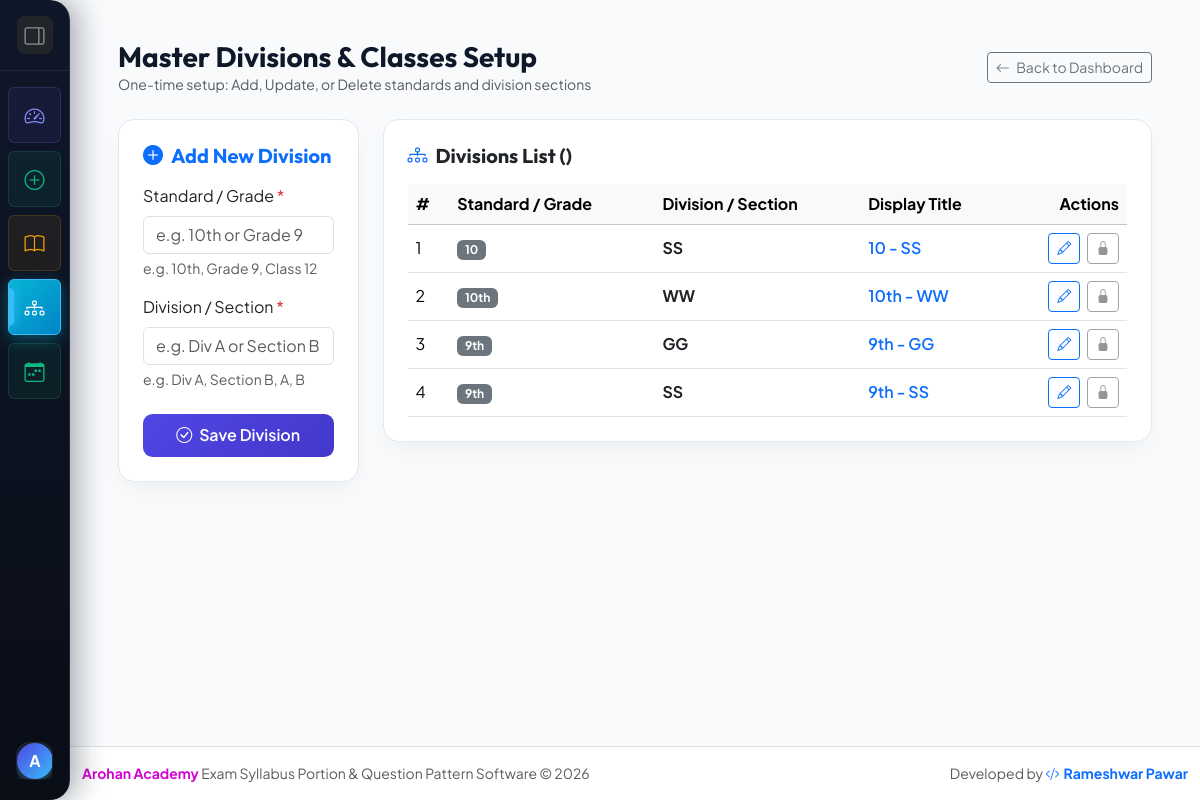
The app's page /divisions/ (signed in) with its own data.
### core/models.py (models this page shows)
class Division(models.Model):
    standard = models.CharField(max_length=50, help_text="e.g. 10th, Grade 9, Class 12")
    division_name = models.CharField(max_length=50, help_text="e.g. Div A, Section B, A, B")
    created_at = models.DateTimeField(auto_now_add=True)
    class Meta:
        ordering = ['standard', 'division_name']
        unique_together = ('standard', 'division_name')
    def __str__(self):
        return f"{self.standard} - {self.division_name}"

### core/views.py (the view)
# urls.py: path('divisions/', views.manage_divisions, name='manage_divisions'),
@login_required
def manage_divisions(request):
    from .models import Division, PortionSubmission
    from .forms import DivisionForm
    from django.db import models
    edit_div_id = request.GET.get('edit')
    edit_instance = get_object_or_404(Division, id=edit_div_id) if edit_div_id else None
    if request.method == 'POST':
        form = DivisionForm(request.POST, instance=edit_instance)
        if form.is_valid():
            div = form.save()
            messages.success(request, f"Division '{div}' saved successfully!")
            return redirect('manage_divisions')
    else:
        form = DivisionForm(instance=edit_instance)
    divisions = list(Division.objects.all())
    for div in divisions:
        div.linked_count = PortionSubmission.objects.filter(
            models.Q(division_ref=div) | models.Q(class_name__iexact=str(div))
        ).count()
    return render(request, 'core/manage_divisions.html', {
        'divisions': divisions,
        'form': form,
        'edit_instance': edit_instance
    })

### core/forms.py
class DivisionForm(forms.ModelForm):
    class Meta:
        model = Division
        fields = ['standard', 'division_name']
        widgets = {
            'standard': forms.TextInput(attrs={'class': 'form-control', 'placeholder': 'e.g. 10th or Grade 9'}),
            'division_name': forms.TextInput(attrs={'class': 'form-control', 'placeholder': 'e.g. Div A or Section B'}),
        }

### templates/core/manage_divisions.html (shortened to what this page needs)
{% extends 'base.html' %}
{% block content %}
<div class="container-fluid px-lg-4 px-xl-5">
    <div class="d-flex justify-content-between align-items-center mb-4">
        <div>
            <h3 class="fw-bold mb-0">Master Divisions & Classes Setup</h3>
            <p class="text-muted small mb-0">One-time setup: Add, Update, or Delete standards and division sections</p>
        </div>
        <a href="{% url 'principal_dashboard' %}" class="btn btn-outline-secondary btn-sm">
            <i class="bi bi-arrow-left me-1"></i> Back to Dashboard
        </a>
    </div>
    <div class="row g-4">
        <div class="col-lg-4 col-xl-3">
            <div class="card glass-card p-4">
                <h5 class="fw-bold mb-3 text-primary">
                    {% if edit_instance %}
                        <i class="bi bi-pencil-square me-2"></i>Update Division
                    {% else %}
                        <i class="bi bi-plus-circle-fill me-2"></i>Add New Division
                    {% endif %}
                </h5>
                <form method="post">
                    <div class="mb-3">
                        <label class="form-label font-semibold">Standard / Grade <span class="text-danger">*</span></label>
                        {{ form.standard }}
                        <div class="form-text">e.g. 10th, Grade 9, Class 12</div>
                    </div>
                    <div class="mb-4">
                        <label class="form-label font-semibold">Division / Section <span class="text-danger">*</span></label>
                        {{ form.division_name }}
                        <div class="form-text">e.g. Div A, Section B, A, B</div>
                    </div>
                    <div class="d-flex gap-2">
                        <button type="submit" class="btn btn-primary-custom flex-grow-1">
                            <i class="bi bi-check-circle me-1"></i> {% if edit_instance %}Update Division{% else %}Save Division{% endif %}
                        </button>
                    </div>
                </form>
            </div>
        </div>
        <div class="col-lg-8 col-xl-9">
            <div class="card glass-card p-4">
                <h5 class="fw-bold mb-3"><i class="bi bi-diagram-3 text-primary me-2"></i>Divisions List ({{ divisions.count }})</h5>
                <div class="table-responsive">
                    <table class="table table-hover align-middle mb-0">
                        <thead class="table-light">
                            <tr>
                                <th>#</th>
                                <th>Standard / Grade</th>
                                <th>Division / Section</th>
                                <th>Display Title</th>
                                <th class="text-end">Actions</th>
                            </tr>
                        </thead>
                        <tbody>
                            {% for div in divisions %}
                            <tr {% if edit_instance and edit_instance.id == div.id %}class="table-primary"{% endif %}>
                                <td>{{ forloop.counter }}</td>
                                <td><span class="badge bg-secondary">{{ div.standard }}</span></td>
                                <td><strong class="text-dark">{{ div.division_name }}</strong></td>
                                <td><span class="fw-semibold text-primary">{{ div }}</span></td>
                                <td class="text-end">
                                    <a href="?edit={{ div.id }}" class="btn btn-outline-primary btn-sm me-1" title="Edit">
                                        <i class="bi bi-pencil"></i>
                                    </a>
                                    {% if div.linked_count > 0 %}
                                        <button type="button" class="btn btn-outline-secondary btn-sm" disabled title="Cannot delete: {{ div.linked_count }} portion record(s) exist for this division in exams">
                                            <i class="bi bi-lock-fill text-muted"></i>
                                        </button>
                                    {% else %}
                                        <a href="{% url 'delete_division' div.id %}" class="btn btn-outline-danger btn-sm" onclick="return confirm('Are you sure you want to delete this division?');" title="Delete">
                                            <i class="bi bi-trash"></i>
                                        </a>
                                    {% endif %}
                                </td>
                            </tr>
                            {% empty %}
                            <tr>
                                <td colspan="5" class="text-center py-4 text-muted">
                                    No divisions added yet. Add standards & divisions on the left!
                                </td>
                            </tr>
                            {% endfor %}
                        </tbody>
                    </table>
                </div>
            </div>
        </div>
    </div>
</div>
{% endblock %}

### templates/base.html (shortened to what this page needs)
{% load static %}
<!DOCTYPE html>
<html lang="en">
<head>
    <link href="https://cdn.jsdelivr.net/npm/bootstrap@5.3.2/dist/css/bootstrap.min.css" rel="stylesheet">
    <link href="https://cdn.jsdelivr.net/npm/bootstrap-icons@1.11.1/font/bootstrap-icons.css" rel="stylesheet">
    <link href="{% static 'css/style.css' %}" rel="stylesheet">
</head>
<body class="{% if user.is_authenticated %}has-sidebar sidebar-collapsed{% endif %}">
    {% block navbar %}
    {% if user.is_authenticated %}
    <aside class="sidebar-pro collapsed no-print" id="mainSidebar">
        <div class="sidebar-header d-flex align-items-center justify-content-between px-3 py-3">
            <button type="button" class="btn btn-sm btn-dark sidebar-toggle-btn border-0 text-white-50 p-1.5" onclick="toggleSidebar()" title="Toggle Sidebar Navigation">
                <i class="bi bi-layout-sidebar-reverse fs-5" id="sidebarToggleIcon"></i>
            </button>
        </div>
        <div class="sidebar-menu py-3 flex-grow-1">
            <ul class="nav nav-pills flex-column px-2 gap-2">
                <li class="nav-item">
                    <a class="nav-link sidebar-link sidebar-item-dashboard d-flex align-items-center " href="{% url 'principal_dashboard' %}" title="Principal Dashboard">
                        <i class="bi bi-speedometer2 me-3 fs-5 nav-icon"></i>
                    </a>
                </li>
                <li class="nav-item">
                    <a class="nav-link sidebar-link sidebar-item-exam d-flex align-items-center {% if request.resolver_match.url_name == 'create_exam' %}active{% endif %}" href="{% url 'create_exam' %}" title="Create New Exam">
                        <i class="bi bi-plus-circle me-3 fs-5 nav-icon"></i>
                    </a>
                </li>
                <li class="nav-item">
                    <a class="nav-link sidebar-link sidebar-item-subjects d-flex align-items-center " href="{% url 'manage_subjects' %}" title="Manage Master Subjects">
                        <i class="bi bi-book me-3 fs-5 nav-icon"></i>
                    </a>
                </li>
                <li class="nav-item">
                    <a class="nav-link sidebar-link sidebar-item-divisions d-flex align-items-center {% if request.resolver_match.url_name == 'manage_divisions' %}active{% endif %}" href="{% url 'manage_divisions' %}" title="Manage Master Divisions">
                        <i class="bi bi-diagram-3 me-3 fs-5 nav-icon"></i>
                    </a>
                </li>
                <li class="nav-item">
                    <a class="nav-link sidebar-link sidebar-item-exam d-flex align-items-center {% if 'timetable' in request.resolver_match.url_name %}active{% endif %}" href="{% url 'manage_timetables' %}" title="Manage Exam Timetables">
                        <i class="bi bi-calendar-week me-3 fs-5 nav-icon"></i>
                    </a>
                </li>
            </ul>
        </div>
        <div class="sidebar-footer p-2 m-2 border-0">
            <div class="sidebar-user-card p-2.5 d-flex align-items-center justify-content-between">
                <div class="d-flex align-items-center overflow-hidden">
                    <div class="user-avatar text-white rounded-circle d-flex align-items-center justify-content-center me-2 fw-bold" style="width: 36px; height: 36px; min-width: 36px; background: linear-gradient(135deg, #4f46e5 0%, #38bdf8 100%); box-shadow: 0 4px 10px rgba(56, 189, 248, 0.3);">
                        {{ user.username|slice:":1"|upper }}
                    </div>
                </div>
            </div>
        </div>
    </aside>
    {% endif %}
    {% endblock navbar %}
    <main class="flex-grow-1 py-4">
        {% block content %}{% endblock %}
    </main>
    <footer class="bg-white border-top py-3 mt-auto no-print text-center text-muted small">
        <div class="container d-flex flex-column flex-sm-row justify-content-between align-items-center gap-2">
            <div>
                <span><b style="color: #d106d1;">Arohan Academy</b> Exam Syllabus Portion & Question Pattern Software &copy; {% now "Y" %}</span>
            </div>
            <div>
                <span>Developed by <a href="https://prameshwar4378.github.io/My_Portfolio/" target="_blank" rel="noopener noreferrer" class="fw-bold text-decoration-none text-primary"><i class="bi bi-code-slash me-1"></i>Rameshwar Pawar</a></span>
            </div>
        </div>
    </footer>
</body>
</html>

### records on screen
Division: standard "10", division_name "SS", standard+division_name "10 - SS"
Division: standard "10th", division_name "WW", standard+division_name "10th - WW"
Division: standard "9th", division_name "GG", standard+division_name "9th - GG"
Division: standard "9th", division_name "SS", standard+division_name "9th - SS"

### other values on screen
{{ user.username|slice:":1"|upper }} "A"
